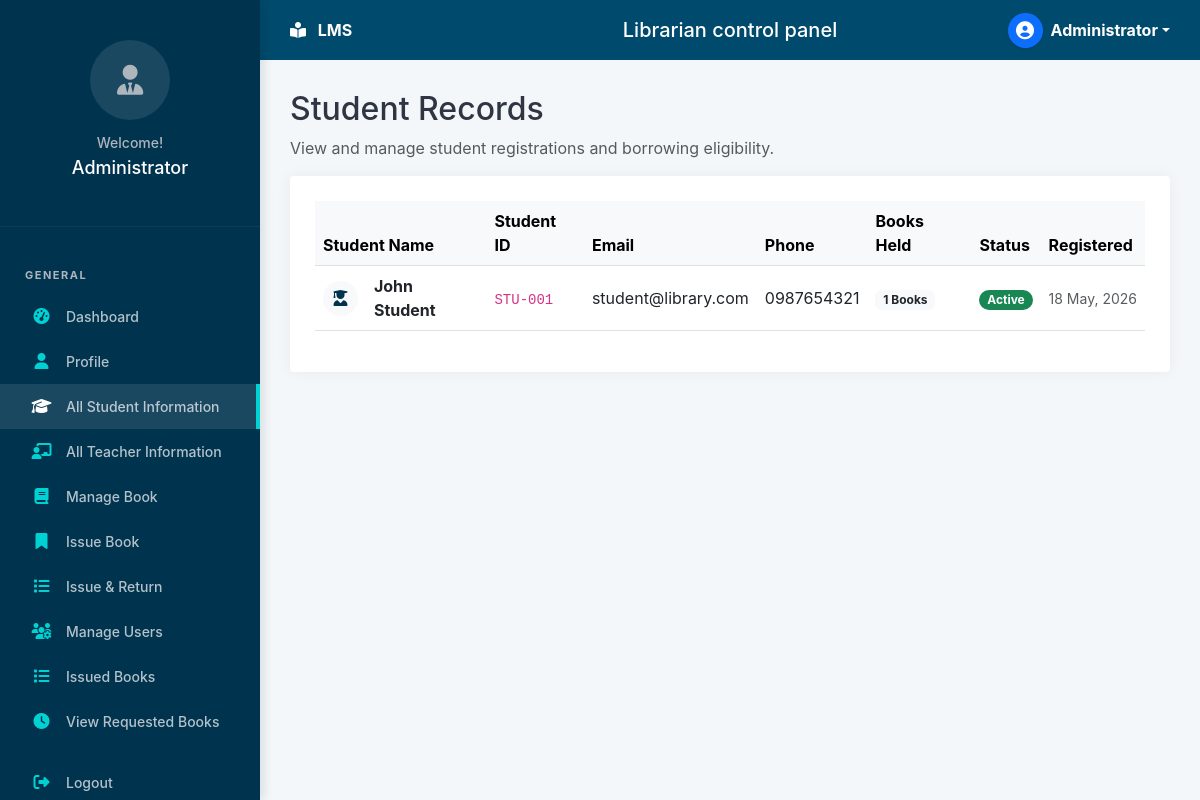
The app's page /admin/students.php (signed in) with its own data.
### tables this page shows
CREATE TABLE IF NOT EXISTS `users` (
  `id` int(11) NOT NULL AUTO_INCREMENT,
  `name` varchar(255) NOT NULL,
  `email` varchar(255) NOT NULL UNIQUE,
  `password` varchar(255) NOT NULL,
  `role` enum('admin','student','teacher') NOT NULL DEFAULT 'student',
  `user_id_code` varchar(50) DEFAULT NULL,  
  `phone` varchar(20) DEFAULT NULL,
  `profile_pic` varchar(255) DEFAULT 'default_user.png',
  `status` enum('active','inactive') DEFAULT 'active',
  `created_at` timestamp NOT NULL DEFAULT current_timestamp(),
  PRIMARY KEY (`id`)
);

### includes/functions.php (called while the page is built, shortened)
<?php
function formatDate($date) {
    return date('d M, Y', strtotime($date));
}
?>

### admin/students.php (the view, shortened to what this page needs)
<?php
require_once '../config/db.php';
$students = $pdo->query("SELECT * FROM users WHERE role = 'student' ORDER BY created_at DESC")->fetchAll();
include '../includes/header.php';
include '../includes/sidebar.php';
?>
<div class="main-content">
    <div class="dashboard-header">
        <div>
            <h2 class="page-title">Student Records</h2>
            <p class="text-muted">View and manage student registrations and borrowing eligibility.</p>
        </div>
    </div>
    <div class="card-custom">
        <div class="table-responsive">
            <table class="table table-hover align-middle">
                <thead class="table-light">
                    <tr>
                        <th>Student Name</th>
                        <th>Student ID</th>
                        <th>Email</th>
                        <th>Phone</th>
                        <th>Books Held</th>
                        <th>Status</th>
                        <th>Registered</th>
                    </tr>
                </thead>
                <tbody>
                    <?php if ($students): ?>
                        <?php foreach ($students as $student):
                            $books_held = $pdo->query("SELECT COUNT(*) FROM issues WHERE user_id = {$student['id']} AND status = 'issued'")->fetchColumn();
                            ?>
                            <tr>
                                <td>
                                    <div class="d-flex align-items-center gap-3">
                                        <div class="rounded-circle bg-light d-flex align-items-center justify-content-center" style="width: 35px; height: 35px; color: var(--navy-sidebar);">
                                            <i class="fas fa-user-graduate"></i>
                                        </div>
                                        <div class="fw-bold"><?php echo $student['name']; ?></div>
                                    </div>
                                </td>
                                <td><code class="small"><?php echo $student['user_id_code']; ?></code></td>
                                <td><?php echo $student['email']; ?></td>
                                <td><?php echo $student['phone'] ?: '-'; ?></td>
                                <td>
                                    <span class="badge <?php echo $books_held > 3 ? 'bg-danger' : 'bg-light text-dark'; ?>">
                                        <?php echo $books_held; ?> Books
                                    </span>
                                </td>
                                <td><span class="badge bg-success rounded-pill">Active</span></td>
                                <td class="small text-muted"><?php echo formatDate($student['created_at']); ?></td>
                            </tr>
                        <?php endforeach; ?>
                    <?php else: ?>
                        <tr>
                            <td colspan="7" class="text-center py-5 text-muted">No students registered yet.</td>
                        </tr>
                    <?php endif; ?>
                </tbody>
            </table>
        </div>
    </div>
</div>
<?php include '../includes/footer.php'; ?>

### assets/css/style.css (style rules this page uses)
:root { --navy-dark: #002b44; --navy-sidebar: #00334e; --navy-header: #004b6d; --text-white: #ffffff; --text-muted: #adb5bd; --card-cyan: #17a2b8; --card-green: #28a745; --card-cyan: #00d2d3; --card-green: #1dd1a1; --card-red: #ff6b6b; --card-orange: #ffc107; --card-blue: #48dbfb; --bg-light: #f4f7f9; --border-color: #dee2e6; --sidebar-width: 260px; --header-height: 60px; --transition: all 0.3s ease; --sidebar-hover: rgba(255, 255, 255, 0.08); --sidebar-active: #00d2d3; }
* { margin: 0; padding: 0; box-sizing: border-box; }
body { font-family: "Inter", -apple-system, BlinkMacSystemFont, "Segoe UI", Roboto, sans-serif; background-color: var(--bg-light); color: #2f3542; overflow-x: hidden; }
.main-content { margin-left: var(--sidebar-width); margin-top: var(--header-height); padding: 30px; min-height: calc(100vh - var(--header-height)); }
.card-custom { background: white; border-radius: 4px; box-shadow: 0 0 15px rgba(0, 0, 0, 0.05); padding: 25px; }
.rounded-pill { border-radius: 50rem !important; }

### records on screen
users: name "John Student", user_id_code "STU-001", email "student@library.com", phone "0987654321", books_held "1", created_at "18 May, 2026"

### other values on screen
$_SESSION['name'] "Administrator"
